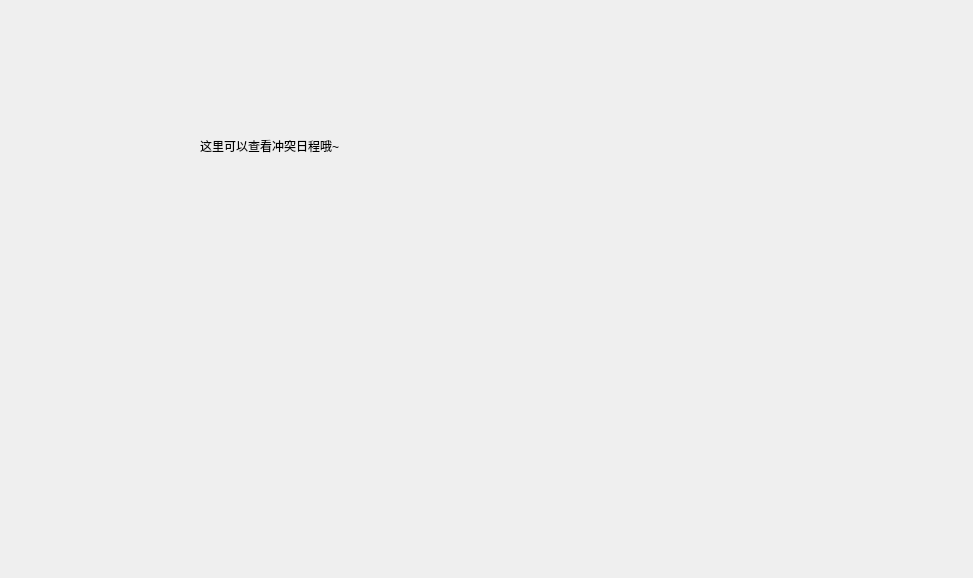
<?xml version="1.0" encoding="UTF-8"?>
<ui version="4.0">
 <class>ShowConflicts</class>
 <widget class="QWidget" name="ShowConflicts">
  <property name="geometry">
   <rect>
    <x>0</x>
    <y>0</y>
    <width>973</width>
    <height>578</height>
   </rect>
  </property>
  <property name="windowTitle">
   <string>Form</string>
  </property>
  <widget class="QLabel" name="label">
   <property name="geometry">
    <rect>
     <x>200</x>
     <y>120</y>
     <width>231</width>
     <height>51</height>
    </rect>
   </property>
   <property name="text">
    <string>这里可以查看冲突日程哦~</string>
   </property>
  </widget>
  <widget class="QWidget" name="widget" native="true">
   <property name="geometry">
    <rect>
     <x>440</x>
     <y>50</y>
     <width>511</width>
     <height>361</height>
    </rect>
   </property>
   <property name="styleSheet">
    <string notr="true">image: url(:/n1.jpg);</string>
   </property>
  </widget>
 </widget>
 <resources/>
 <connections/>
</ui>
